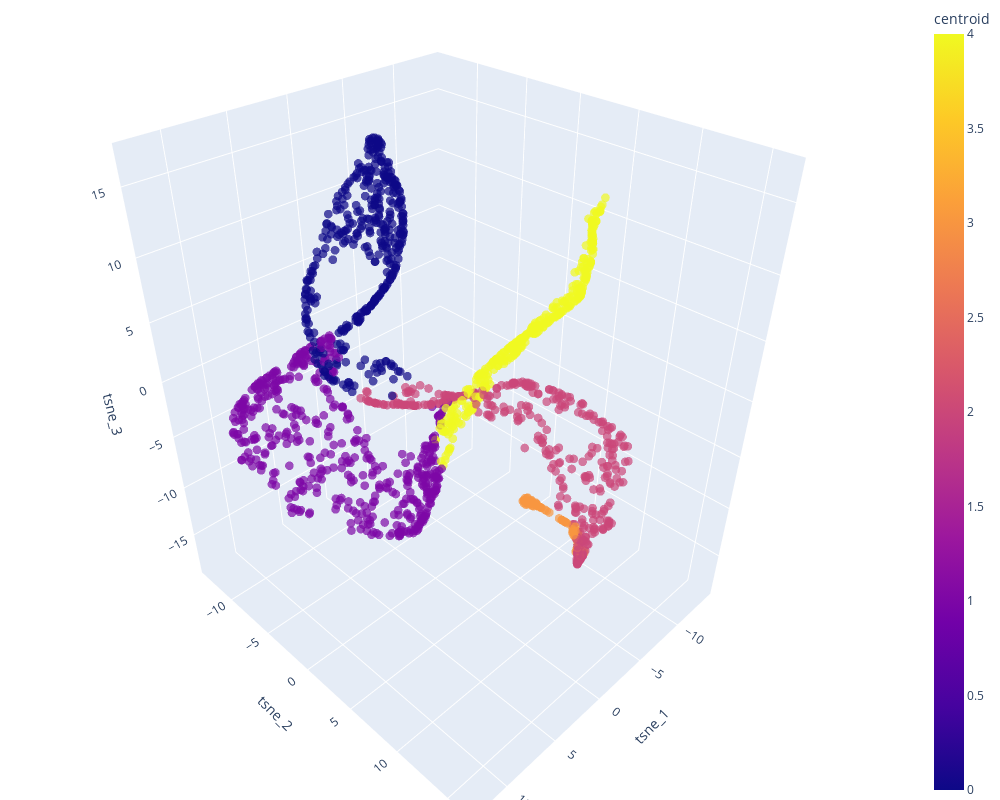

Here is the notebook cell this chart was saved with:
### Code cell
fig = px.scatter_3d(tsne_df,
                    x='tsne_1',
                    y='tsne_2',
                    z='tsne_3',
                    # size= np.ones(shape=(len(df),))*2,
                    color='centroid',
                    opacity=0.7,
                    width=1000,
                    height=800
                    
)
fig.update_layout(margin=dict(l=0, r=0,b=0,t=0))
fig.update_traces(marker_size=3)
fig.show()

### Figure 1 — Plotly figure (JSON) as saved in the notebook; plotly's stock layout.template omitted (floating-point values rounded to 4 significant figures; data arrays with more than 128 entries replaced by an {"elided": "..."} marker saying what was removed)
{"data": [{"hovertemplate": "tsne_1=%{x}<br>tsne_2=%{y}<br>tsne_3=%{z}<br>centroid=%{marker.color}<extra></extra>", "legendgroup": "", "marker": {"color": {"elided": "1702 int values"}, "coloraxis": "coloraxis", "opacity": 0.7, "size": 3, "symbol": "circle"}, "mode": "markers", "name": "", "scene": "scene", "showlegend": false, "type": "scatter3d", "x": {"elided": "1702 float values"}, "y": {"elided": "1702 float values"}, "z": {"elided": "1702 float values"}}], "layout": {"coloraxis": {"colorbar": {"title": {"text": "centroid"}}, "colorscale": [[0, "#0d0887"], [0.1111, "#46039f"], [0.2222, "#7201a8"], [0.3333, "#9c179e"], [0.4444, "#bd3786"], [0.5556, "#d8576b"], [0.6667, "#ed7953"], [0.7778, "#fb9f3a"], [0.8889, "#fdca26"], [1, "#f0f921"]]}, "height": 800, "legend": {"tracegroupgap": 0}, "margin": {"b": 0, "l": 0, "r": 0, "t": 0}, "scene": {"domain": {"x": [0, 1], "y": [0, 1]}, "xaxis": {"title": {"text": "tsne_1"}}, "yaxis": {"title": {"text": "tsne_2"}}, "zaxis": {"title": {"text": "tsne_3"}}}, "width": 1000}}
